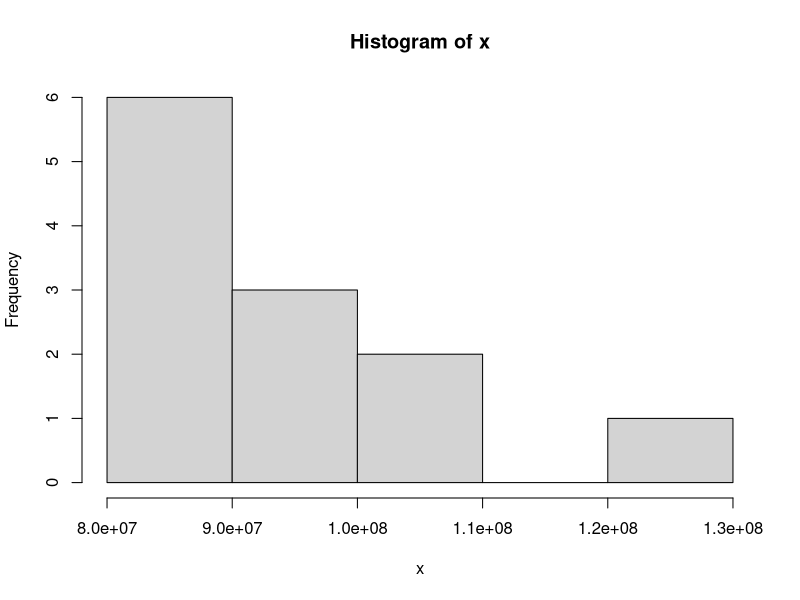
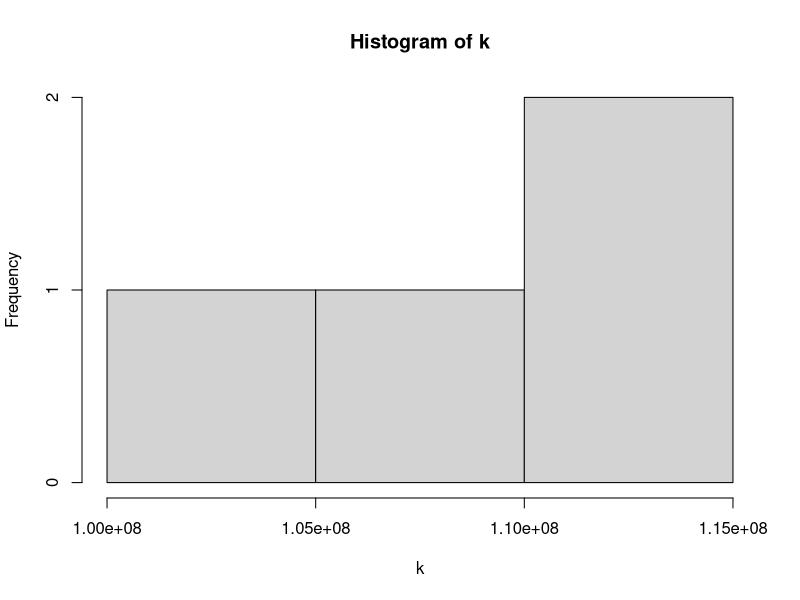

Reproduce these figures in R, in order.
# Getting numbers for downsampling RNA-seq samples

# insert mapped read numbers of E14.5 Wts and Defs
x <- c(103311892, 86368224, 86353695, 101325148, 97394611, 84043745, 90035186, 82526034, 90347649, 88333599, 81302765, 127676050)

# is it a normal distribution? A uniform distribution?
hist(x)

#looks more uniform than anything else
y <- min(x)
z <- max(x)


# Get four random numbers within the parameters

k <- runif(4, min = y, max = z)
hist(k)

setwd("~/E14.5_F_M/")

write.csv(k, "read_depths_randomlygenerated.csv")
